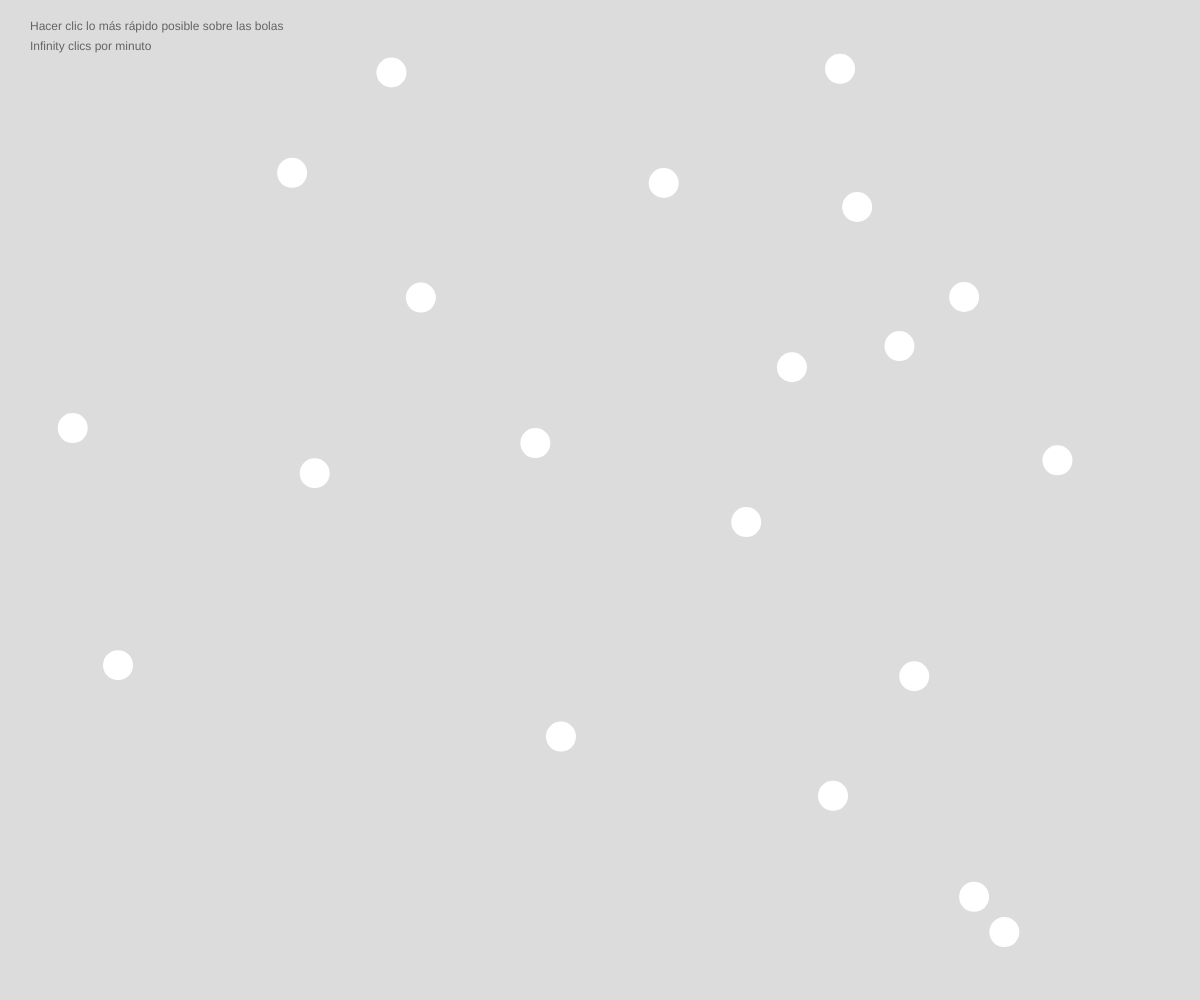
Frame 1 (no input)
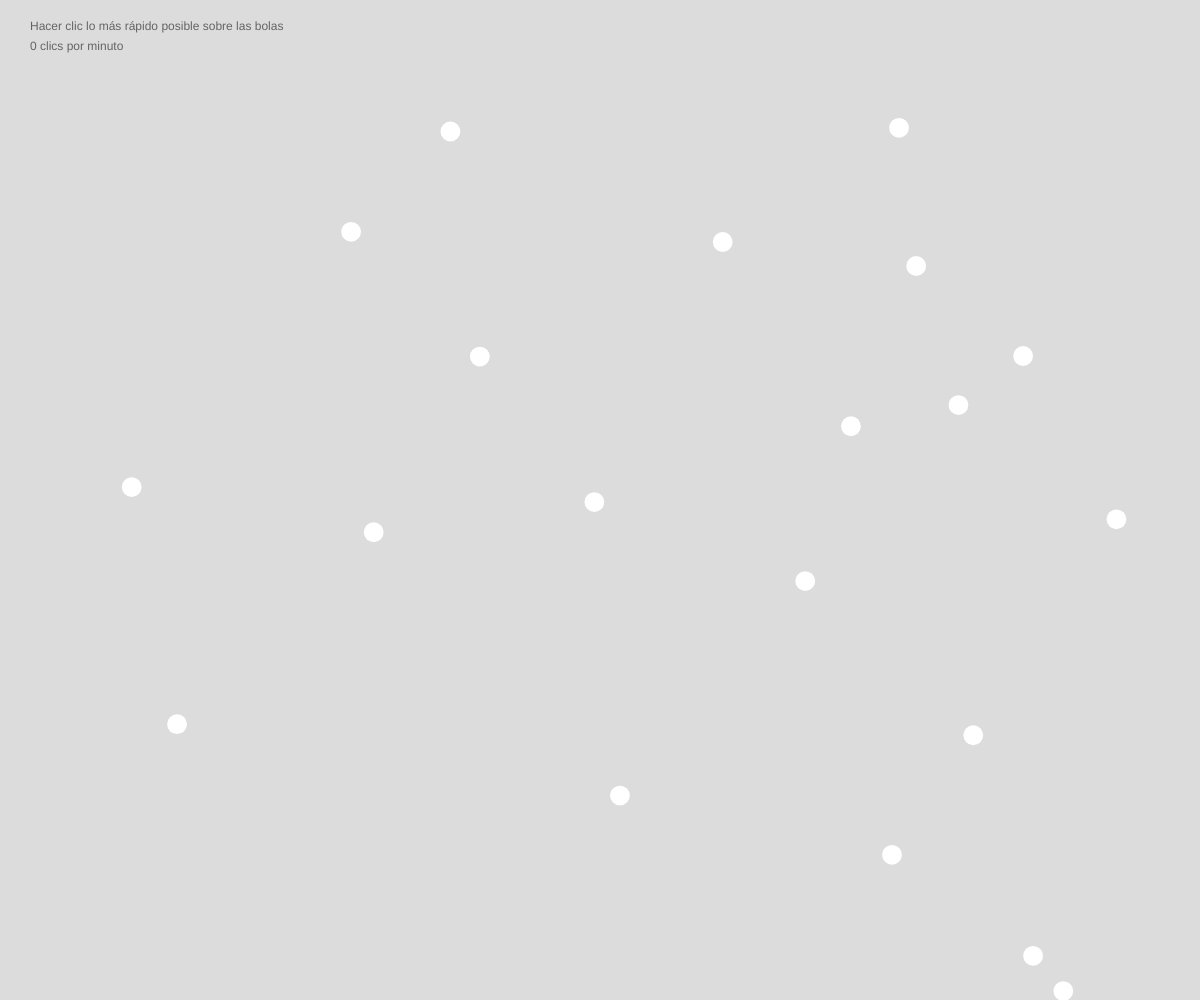
Frame 60 (no input)
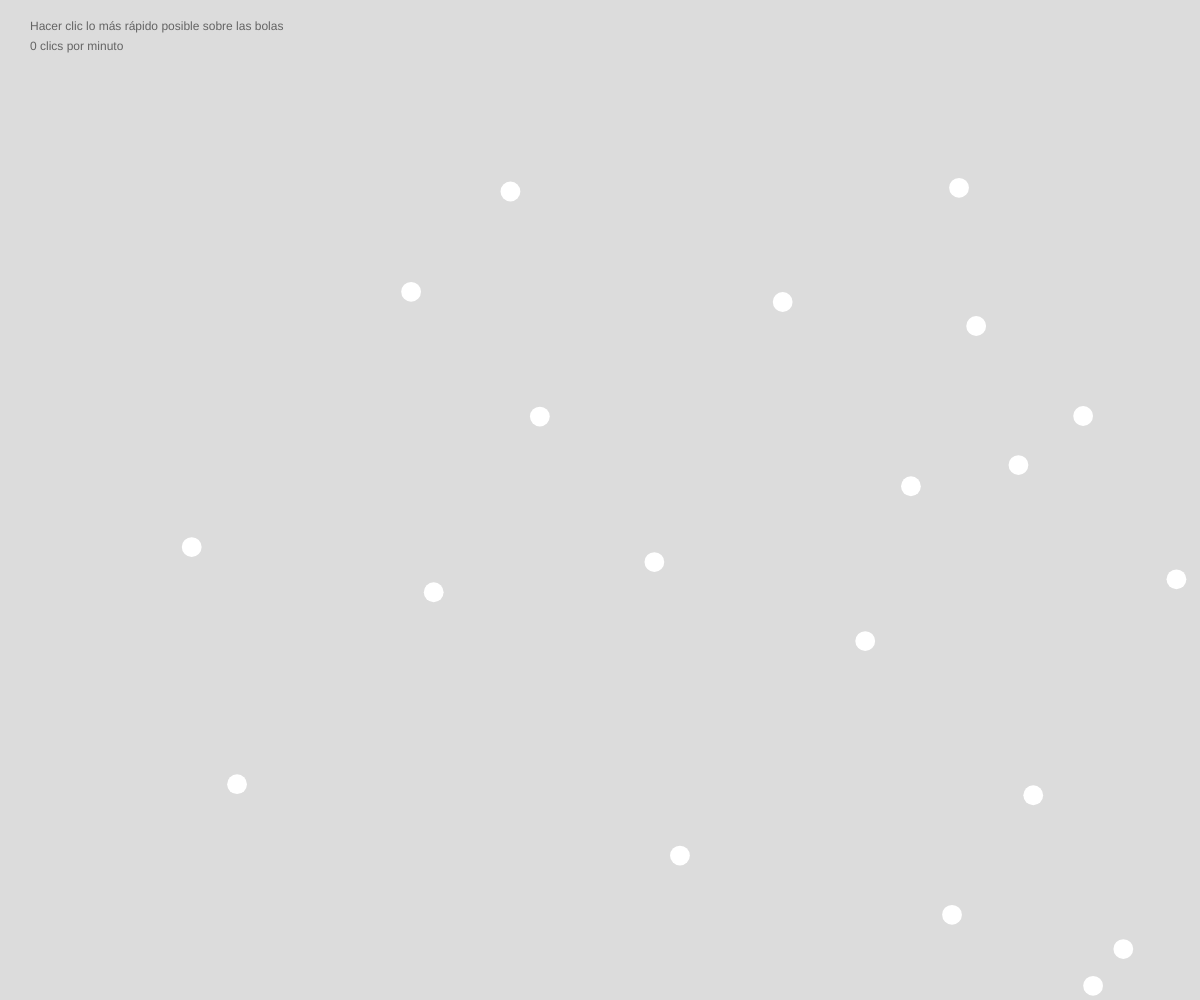
Frame 120 (the mouse pressed at the canvas centre since frame 60)

The p5.js sketch that drew these frames (run headless with seeded random() and noise() and a simulated clock; from frame 60 on, the mouse is pressed at the canvas centre):

// p5.js sketch
// ── sketch.js
var tiempo = [0, 0]; //crea una lista de tiempo para guardar el tiempo entre dos clics
var vel = 0; //variable para guardar la velocidad de los clics

var bolas = []; //variable que guarda la lista de bolas
var numBolas = 20; //numero de bolas creadas


function setup() {
  createCanvas(windowWidth, windowHeight); //crea un canvas de pantalla completa
  fill(255);
  noStroke();

  //crea las bolas de la lista
  for (var i = 0; i < numBolas; i++) {
    bolas[i] = new bola();
  }
}

function draw() {
  background(220);
  fill(0);

  //la velocidad de la bola se obtiene de la division de 60 segundos entre el intervalo de dos clics
  //tiempo[1] = tiempo en el que se hizo el primer clic
  //tiempo[0] = tiempo en el que se hizo el segundo clic
  var vel = 60000 / (tiempo[1] - tiempo[0]);

  //si han pasado mas de 200 millisegundos entre un clic y otro se asigna un valor de 0 a la velocidad
  if (millis() - tiempo[1] > 200) {
    vel = 0;
  }

  fill(255);

  //llama a las funciones mostrar y mover de cada una de las bolas en la lista
  for (var i = 0; i < numBolas; i++) {
    bolas[i].mostrar();
    bolas[i].mover();
    bolas[i].disminuir();

    //revisa si el mouse esta tocando alguna bola
    if (dist(mouseX, mouseY, bolas[i].x, bolas[i].y) < bolas[i].tam + 5) {

      //llama a la funcion crecer y le da como parametro la velocidad de los clics
      bolas[i].crecer(vel);
    } else {
      //si no se esta tocando ninguna bola se asigna a la variable creciendo un valor de false
      bolas[i].creciendo = false;
    }
  }

  fill(100);
  text("Hacer clic lo más rápido posible sobre las bolas", 30, 30);

  //texto de la pantalla
  //floor() redondea el numero de vel a un valor entero
  text(floor(vel) + " clics por minuto", 30, 50);
}

//funcion que se llama cuando se hace clic
function mouseClicked() {

  //el tiempo del segundo clic se corre a la segunda posicion
  tiempo[0] = tiempo[1];

  //se guarda el tiempo del primer clic en el arreglo
  tiempo[1] = millis();
}

//función bola
function bola() {

  //variables de posicion, la bola se crea en una posicion aleatoria en X y Y
  this.x = random(width);
  this.y = random(height);

  //asigna valores de velocidad a la bola
  this.velx = 1;
  this.vely = 1;

  //variable de tamano
  this.tam = 30;

  //variable booleana para saber si la bola esta creciendo o no
  this.creciendo = false;

  //funcion que dibuja la bola
  this.mostrar = function() {
    ellipse(this.x, this.y, this.tam, this.tam);
  }

  //funcion que mueve la bola
  this.mover = function() {

    //el movimiento se asigna por la posicion + la velocidad
    this.x = this.x + this.velx;
    this.y = this.y + this.vely;

    //condicionales para que rebote la bola
    if (this.x > width || this.x < 0) {
      this.velx *= -1;
    }
    if (this.y > height || this.y < 0) {
      this.vely *= -1;
    }
  }

  //funcion que disminuye el tamano de la bola si no se esta oprimiendo
  this.disminuir = function() {

    //revisa que el tamano de la bola sea por lo menos 20 y que la variable creciendo sea false
    if (this.tam >= 20 && !this.creciendo) {

      //reduce el tamano en 0.2
      this.tam -= 0.2;
    }
  }

  //funcion que aumenta el tamano de la bola y recibe por parametro la velocidad de clics
  this.crecer = function(v) {

    //revisa que la velocidad sea por lo menos 200 clics por minuto
    if (v > 200) {

      //a la variable creciendo le asigna true
      this.creciendo = true;

      //aumenta el tamano de la bola en 1 unidad
      this.tam += 1;
    } else {

      //si la velocidad no es mayor a 200 se le asigna false a la variable creciendo
      this.creciendo = false;
    }
  }
}
